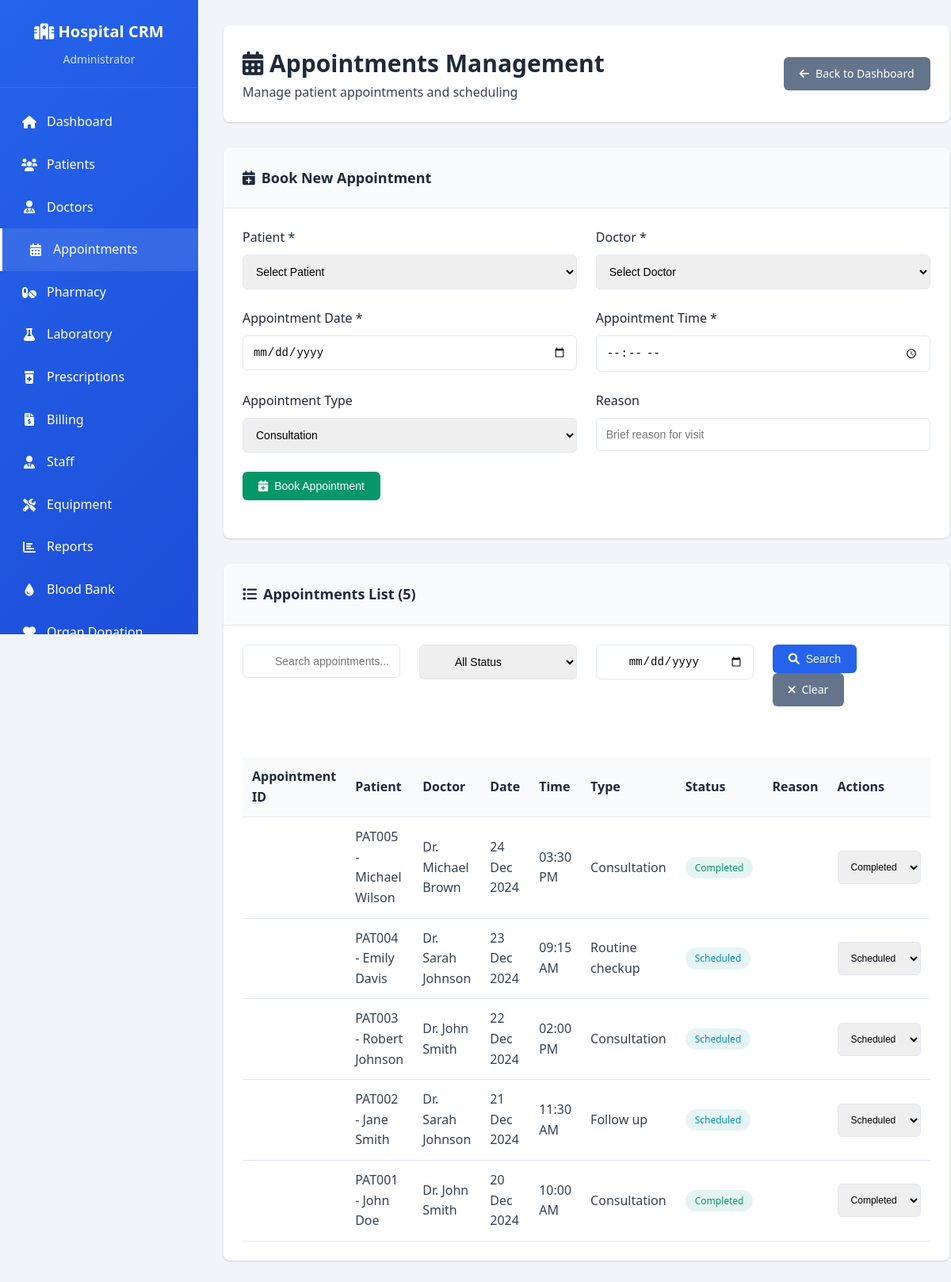
The app's page /appointments.php (signed in) with its own data.
### tables this page shows
CREATE TABLE `appointments` (
  `id` int(11) NOT NULL AUTO_INCREMENT,
  `patient_id` int(11) NOT NULL,
  `doctor_id` int(11) NOT NULL,
  `appointment_date` date NOT NULL,
  `appointment_time` time NOT NULL,
  `appointment_type` enum('consultation','follow_up','emergency','routine_checkup') DEFAULT 'consultation',
  `status` enum('scheduled','completed','cancelled','no_show') DEFAULT 'scheduled',
  `notes` text DEFAULT NULL,
  `created_by` int(11) DEFAULT NULL,
  `created_at` timestamp NOT NULL DEFAULT current_timestamp(),
  `updated_at` timestamp NOT NULL DEFAULT current_timestamp() ON UPDATE current_timestamp(),
  PRIMARY KEY (`id`),
  KEY `patient_id` (`patient_id`),
  KEY `doctor_id` (`doctor_id`),
  KEY `appointment_date` (`appointment_date`),
  KEY `status` (`status`),
  KEY `created_by` (`created_by`),
  CONSTRAINT `appointments_ibfk_1` FOREIGN KEY (`patient_id`) REFERENCES `patients` (`id`),
  CONSTRAINT `appointments_ibfk_2` FOREIGN KEY (`doctor_id`) REFERENCES `doctors` (`id`),
  CONSTRAINT `appointments_ibfk_3` FOREIGN KEY (`created_by`) REFERENCES `users` (`id`) ON DELETE SET NULL
);

CREATE TABLE `patients` (
  `id` int(11) NOT NULL AUTO_INCREMENT,
  `patient_id` varchar(20) NOT NULL,
  `first_name` varchar(50) NOT NULL,
  `last_name` varchar(50) NOT NULL,
  `email` varchar(100) DEFAULT NULL,
  `phone` varchar(20) NOT NULL,
  `date_of_birth` date DEFAULT NULL,
  `gender` enum('male','female','other') NOT NULL,
  `blood_group` varchar(5) DEFAULT NULL,
  `address` text DEFAULT NULL,
  `emergency_contact_name` varchar(100) DEFAULT NULL,
  `emergency_contact_phone` varchar(20) DEFAULT NULL,
  `medical_history` text DEFAULT NULL,
  `allergies` text DEFAULT NULL,
  `is_active` tinyint(1) DEFAULT 1,
  `created_at` timestamp NOT NULL DEFAULT current_timestamp(),
  `updated_at` timestamp NOT NULL DEFAULT current_timestamp() ON UPDATE current_timestamp(),
  PRIMARY KEY (`id`),
  UNIQUE KEY `patient_id` (`patient_id`),
  KEY `email` (`email`),
  KEY `phone` (`phone`)
);

CREATE TABLE `doctors` (
  `id` int(11) NOT NULL AUTO_INCREMENT,
  `user_id` int(11) DEFAULT NULL,
  `doctor_name` varchar(100) NOT NULL,
  `specialization` varchar(100) NOT NULL,
  `qualification` varchar(200) NOT NULL,
  `experience_years` int(11) DEFAULT 0,
  `consultation_fee` decimal(10,2) DEFAULT 0.00,
  `phone` varchar(20) DEFAULT NULL,
  `email` varchar(100) DEFAULT NULL,
  `schedule` text DEFAULT NULL,
  `is_active` tinyint(1) DEFAULT 1,
  `created_at` timestamp NOT NULL DEFAULT current_timestamp(),
  `updated_at` timestamp NOT NULL DEFAULT current_timestamp() ON UPDATE current_timestamp(),
  PRIMARY KEY (`id`),
  KEY `user_id` (`user_id`),
  KEY `specialization` (`specialization`),
  CONSTRAINT `doctors_ibfk_1` FOREIGN KEY (`user_id`) REFERENCES `users` (`id`) ON DELETE SET NULL
);

### config/database.php (called while the page is built, shortened)
<?php
class Database {
    private $connection;
    public function __construct() {
        try {
            $dsn = "mysql:host=" . DB_HOST . ";dbname=" . DB_NAME . ";charset=" . DB_CHARSET;
            $this->connection = new PDO($dsn, DB_USERNAME, DB_PASSWORD);
            $this->connection->setAttribute(PDO::ATTR_ERRMODE, PDO::ERRMODE_EXCEPTION);
            $this->connection->setAttribute(PDO::ATTR_DEFAULT_FETCH_MODE, PDO::FETCH_ASSOC);
        } catch(PDOException $e) {
            die("Database connection failed: " . $e->getMessage());
        }
    }
    public function query($sql, $params = []) {
        try {
            $stmt = $this->connection->prepare($sql);
            $stmt->execute($params);
            return $stmt;
        } catch(PDOException $e) {
            throw new Exception("Query failed: " . $e->getMessage());
        }
    }
}
?>

### appointments.php (the view, shortened to what this page needs)
<?php
require_once 'config/database.php';
$user_role = $_SESSION['role'];
$db = new Database();
$search = $_GET['search'] ?? '';
$date_filter = $_GET['date'] ?? '';
$page = max(1, intval($_GET['page'] ?? 1));
$limit = 10;
$offset = ($page - 1) * $limit;
$appointments_query = "
    SELECT a.*,
           p.first_name as patient_first_name, p.last_name as patient_last_name, p.patient_id,
           d.doctor_name
    FROM appointments a
    LEFT JOIN patients p ON a.patient_id = p.id
    LEFT JOIN doctors d ON a.doctor_id = d.id
    WHERE 1=1";
$count_query = "
    SELECT COUNT(*) as count
    FROM appointments a
    LEFT JOIN patients p ON a.patient_id = p.id
    LEFT JOIN doctors d ON a.doctor_id = d.id
    WHERE 1=1";
$params = [];
$total_appointments = $db->query($count_query, $params)->fetch()['count'];
$appointments_query .= " ORDER BY a.appointment_date DESC, a.appointment_time DESC LIMIT $limit OFFSET $offset";
$appointments = $db->query($appointments_query, $params)->fetchAll();
?>
<!DOCTYPE html>
<html lang="en">
<head>
    <link rel="stylesheet" href="https://cdnjs.cloudflare.com/ajax/libs/font-awesome/6.0.0/css/all.min.css">
</head>
<body>
    <div class="dashboard-container">
        <aside class="sidebar">
            <div class="sidebar-header">
                <h2><i class="fas fa-hospital"></i> Hospital CRM</h2>
                <p><?php echo htmlspecialchars($_SESSION['role_display']); ?></p>
            </div>
            <ul class="sidebar-menu">
                <li><a href="dashboard.php"><i class="fas fa-home"></i> Dashboard</a></li>
                <li><a href="patients.php"><i class="fas fa-users"></i> Patients</a></li>
                <li><a href="doctors.php"><i class="fas fa-user-md"></i> Doctors</a></li>
                <li><a href="appointments.php" class="active"><i class="fas fa-calendar-alt"></i> Appointments</a></li>
                <li><a href="pharmacy.php"><i class="fas fa-pills"></i> Pharmacy</a></li>
                <li><a href="laboratory.php"><i class="fas fa-flask"></i> Laboratory</a></li>
                <li><a href="prescriptions.php"><i class="fas fa-prescription-bottle-alt"></i> Prescriptions</a></li>
                <li><a href="billing.php"><i class="fas fa-file-invoice-dollar"></i> Billing</a></li>
                <li><a href="staff.php"><i class="fas fa-user-tie"></i> Staff</a></li>
                <li><a href="equipment.php"><i class="fas fa-tools"></i> Equipment</a></li>
                <li><a href="reports.php"><i class="fas fa-chart-bar"></i> Reports</a></li>
                <li><a href="blood-bank.php"><i class="fas fa-tint"></i> Blood Bank</a></li>
                <li><a href="organ-donation.php"><i class="fas fa-heart"></i> Organ Donation</a></li>
            </ul>
        </aside>
        <main class="main-content">
            <div class="header">
                <div>
                    <h1><i class="fas fa-calendar-alt"></i> Appointments Management</h1>
                    <p>Manage patient appointments and scheduling</p>
                </div>
                <div class="header-actions">
                    <a href="dashboard.php" class="btn btn-secondary">
                        <i class="fas fa-arrow-left"></i> Back to Dashboard
                    </a>
                </div>
            </div>
            <?php if (in_array($user_role, ['admin', 'receptionist'])): ?>
            <div class="card">
                <div class="card-header">
                    <h3><i class="fas fa-calendar-plus"></i> Book New Appointment</h3>
                </div>
                <div class="card-body">
                    <form method="POST">
                        <div class="grid grid-2">
                            <div class="form-group">
                                <label for="patient_id">Patient *</label>
                                <select id="patient_id" name="patient_id" class="form-control" required>
                                    <option value="">Select Patient</option>
                                </select>
                            </div>
                            <div class="form-group">
                                <label for="doctor_id">Doctor *</label>
                                <select id="doctor_id" name="doctor_id" class="form-control" required>
                                    <option value="">Select Doctor</option>
                                </select>
                            </div>
                        </div>
                        <div class="grid grid-2">
                            <div class="form-group">
                                <label for="appointment_date">Appointment Date *</label>
                                <input type="date" id="appointment_date" name="appointment_date" class="form-control" required min="<?php echo date('Y-m-d'); ?>">
                            </div>
                            <div class="form-group">
                                <label for="appointment_time">Appointment Time *</label>
                                <input type="time" id="appointment_time" name="appointment_time" class="form-control" required>
                            </div>
                        </div>
                        <div class="grid grid-2">
                            <div class="form-group">
                                <label for="appointment_type">Appointment Type</label>
                                <select id="appointment_type" name="appointment_type" class="form-control">
                                    <option value="consultation">Consultation</option>
                                </select>
                            </div>
                            <div class="form-group">
                                <label for="reason">Reason</label>
                                <input type="text" id="reason" name="reason" class="form-control" placeholder="Brief reason for visit">
                            </div>
                        </div>
                        <div class="form-group">
                            <button type="submit" class="btn btn-success">
                                <i class="fas fa-calendar-plus"></i> Book Appointment
                            </button>
                        </div>
                    </form>
                </div>
            </div>
            <?php endif; ?>
            <div class="card">
                <div class="card-header">
                    <h3><i class="fas fa-list"></i> Appointments List (<?php echo $total_appointments; ?>)</h3>
                </div>
                <div class="card-body">
                    <div class="search-box">
                        <form method="GET">
                            <div class="grid grid-4">
                                <div class="form-group">
                                    <input type="text" name="search" placeholder="Search appointments..." class="form-control"
                                           value="<?php echo htmlspecialchars($search); ?>">
                                </div>
                                <div class="form-group">
                                    <select name="status" class="form-control">
                                        <option value="">All Status</option>
                                    </select>
                                </div>
                                <div class="form-group">
                                    <input type="date" name="date" class="form-control" value="<?php echo htmlspecialchars($date_filter); ?>">
                                </div>
                                <div class="form-group">
                                    <button type="submit" class="btn btn-primary">
                                        <i class="fas fa-search"></i> Search
                                    </button>
                                    <a href="appointments.php" class="btn btn-secondary">
                                        <i class="fas fa-times"></i> Clear
                                    </a>
                                </div>
                            </div>
                        </form>
                    </div>
                    <?php if (empty($appointments)): ?>
                        <p class="text-muted text-center">No appointments found.</p>
                    <?php else: ?>
                        <div style="overflow-x: auto;">
                            <table class="table">
                                <thead>
                                    <tr>
                                        <th>Appointment ID</th>
                                        <th>Patient</th>
                                        <th>Doctor</th>
                                        <th>Date</th>
                                        <th>Time</th>
                                        <th>Type</th>
                                        <th>Status</th>
                                        <th>Reason</th>
                                        <?php if (in_array($user_role, ['admin', 'doctor', 'receptionist'])): ?>
                                            <th>Actions</th>
                                        <?php endif; ?>
                                    </tr>
                                </thead>
                                <tbody>
                                    <?php foreach ($appointments as $appointment): ?>
                                        <tr>
                                            <td><?php echo htmlspecialchars($appointment['appointment_id']); ?></td>
                                            <td>
                                                <?php echo htmlspecialchars($appointment['patient_id'] . ' - ' . $appointment['patient_first_name'] . ' ' . $appointment['patient_last_name']); ?>
                                            </td>
                                            <td><?php echo htmlspecialchars($appointment['doctor_name']); ?></td>
                                            <td><?php echo date('d M Y', strtotime($appointment['appointment_date'])); ?></td>
                                            <td><?php echo date('h:i A', strtotime($appointment['appointment_time'])); ?></td>
                                            <td><?php echo htmlspecialchars(ucfirst(str_replace('_', ' ', $appointment['appointment_type']))); ?></td>
                                            <td>
                                                <span class="badge badge-<?php
                                                    echo $appointment['status'] == 'scheduled' ? 'info' :
                                                        ($appointment['status'] == 'completed' ? 'success' :
                                                        ($appointment['status'] == 'cancelled' ? 'danger' : 'warning'));
                                                ?>">
                                                    <?php echo htmlspecialchars(ucfirst($appointment['status'])); ?>
                                                </span>
                                            </td>
                                            <td><?php echo htmlspecialchars($appointment['reason']); ?></td>
                                            <?php if (in_array($user_role, ['admin', 'doctor', 'receptionist'])): ?>
                                                <td>
                                                    <form method="POST" style="display: inline;">
                                                        <select name="status" class="form-control" style="width: auto; display: inline-block; font-size: 12px;" onchange="this.form.submit()">
                                                            <option value="scheduled" <?php echo $appointment['status'] == 'scheduled' ? 'selected' : ''; ?>>Scheduled</option>
                                                            <option value="completed" <?php echo $appointment['status'] == 'completed' ? 'selected' : ''; ?>>Completed</option>
                                                        </select>
                                                    </form>
                                                </td>
                                            <?php endif; ?>
                                        </tr>
                                    <?php endforeach; ?>
                                </tbody>
                            </table>
                        </div>
                    <?php endif; ?>
                </div>
            </div>
        </main>
    </div>
</body>
</html>

### records on screen
appointments: patient.last_name "PAT005 - Michael Wilson", doctor.doctor_name "Dr. Michael Brown", appointment_date "24 Dec 2024", appointment_time "03:30 PM", appointment_type "Consultation", status "Completed"
appointments: patient.last_name "PAT004 - Emily Davis", doctor.doctor_name "Dr. Sarah Johnson", appointment_date "23 Dec 2024", appointment_time "09:15 AM", appointment_type "Routine checkup", status "Scheduled"
appointments: patient.last_name "PAT003 - Robert Johnson", doctor.doctor_name "Dr. John Smith", appointment_date "22 Dec 2024", appointment_time "02:00 PM", appointment_type "Consultation", status "Scheduled"
appointments: patient.last_name "PAT002 - Jane Smith", doctor.doctor_name "Dr. Sarah Johnson", appointment_date "21 Dec 2024", appointment_time "11:30 AM", appointment_type "Follow up", status "Scheduled"
appointments: patient.last_name "PAT001 - John Doe", doctor.doctor_name "Dr. John Smith", appointment_date "20 Dec 2024", appointment_time "10:00 AM", appointment_type "Consultation", status "Completed"

### other values on screen
$_SESSION['role_display'] "Administrator"
$total_appointments "5"
